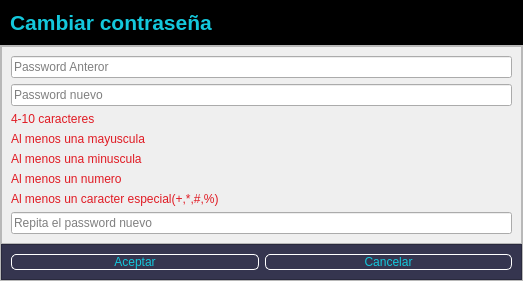
              <widget class="QWidget" name="Cambiarpass">
               <layout class="QVBoxLayout" name="verticalLayout_15" stretch="1,8">
                <property name="spacing">
                 <number>0</number>
                </property>
                <property name="leftMargin">
                 <number>0</number>
                </property>
                <property name="topMargin">
                 <number>0</number>
                </property>
                <property name="rightMargin">
                 <number>0</number>
                </property>
                <property name="bottomMargin">
                 <number>0</number>
                </property>
                <item>
                 <widget class="QFrame" name="frame_14">
                  <property name="styleSheet">
                   <string notr="true">background-color: rgb(0, 0, 0);</string>
                  </property>
                  <property name="frameShape">
                   <enum>QFrame::StyledPanel</enum>
                  </property>
                  <property name="frameShadow">
                   <enum>QFrame::Raised</enum>
                  </property>
                  <layout class="QHBoxLayout" name="horizontalLayout_6">
                   <item>
                    <widget class="QLabel" name="label_7">
                     <property name="styleSheet">
                      <string notr="true">font-size: 16pt;
    font-weight: bold;
    color: rgb(20, 200, 220); /* Color Cián principal */
    background-color: transparent; /* Sin fondo negro */</string>
                     </property>
                     <property name="text">
                      <string>Cambiar contraseña</string>
                     </property>
                    </widget>
                   </item>
                   <item>
                    <spacer name="horizontalSpacer_3">
                     <property name="orientation">
                      <enum>Qt::Horizontal</enum>
                     </property>
                     <property name="sizeHint" stdset="0">
                      <size>
                       <width>301</width>
                       <height>20</height>
                      </size>
                     </property>
                    </spacer>
                   </item>
                  </layout>
                 </widget>
                </item>
                <item>
                 <widget class="QFrame" name="frame_15">
                  <property name="frameShape">
                   <enum>QFrame::StyledPanel</enum>
                  </property>
                  <property name="frameShadow">
                   <enum>QFrame::Raised</enum>
                  </property>
                  <layout class="QVBoxLayout" name="verticalLayout_16" stretch="8,4">
                   <property name="spacing">
                    <number>0</number>
                   </property>
                   <property name="leftMargin">
                    <number>0</number>
                   </property>
                   <property name="topMargin">
                    <number>0</number>
                   </property>
                   <property name="rightMargin">
                    <number>0</number>
                   </property>
                   <property name="bottomMargin">
                    <number>0</number>
                   </property>
                   <item>
                    <widget class="QFrame" name="frame_16">
                     <property name="frameShape">
                      <enum>QFrame::StyledPanel</enum>
                     </property>
                     <property name="frameShadow">
                      <enum>QFrame::Raised</enum>
                     </property>
                     <layout class="QVBoxLayout" name="verticalLayout_17">
                      <item>
                       <widget class="QLineEdit" name="txt_pass_anterior">
                        <property name="placeholderText">
                         <string>Password Anteror</string>
                        </property>
                       </widget>
                      </item>
                      <item>
                       <widget class="QLineEdit" name="txt_pass_nuevo">
                        <property name="placeholderText">
                         <string>Password nuevo</string>
                        </property>
                       </widget>
                      </item>
                      <item>
                       <widget class="QLabel" name="caracter">
                        <property name="styleSheet">
                         <string notr="true">color: rgb(224, 27, 36);</string>
                        </property>
                        <property name="text">
                         <string>4-10 caracteres</string>
                        </property>
                       </widget>
                      </item>
                      <item>
                       <widget class="QLabel" name="mayus">
                        <property name="styleSheet">
                         <string notr="true">color: rgb(224, 27, 36);</string>
                        </property>
                        <property name="text">
                         <string>Al menos una mayuscula</string>
                        </property>
                       </widget>
                      </item>
                      <item>
                       <widget class="QLabel" name="minus">
                        <property name="styleSheet">
                         <string notr="true">color:rgb(224, 27, 36)</string>
                        </property>
                        <property name="text">
                         <string>Al menos una minuscula</string>
                        </property>
                       </widget>
                      </item>
                      <item>
                       <widget class="QLabel" name="numer">
                        <property name="styleSheet">
                         <string notr="true">color: rgb(224, 27, 36);</string>
                        </property>
                        <property name="text">
                         <string>Al menos un numero</string>
                        </property>
                       </widget>
                      </item>
                      <item>
                       <widget class="QLabel" name="caracter_especial">
                        <property name="styleSheet">
                         <string notr="true">color: rgb(224, 27, 36);</string>
                        </property>
                        <property name="text">
                         <string>Al menos un caracter especial(+,*,#,%)</string>
                        </property>
                       </widget>
                      </item>
                      <item>
                       <widget class="QLineEdit" name="txt_pass_repetir">
                        <property name="placeholderText">
                         <string>Repita el password nuevo</string>
                        </property>
                       </widget>
                      </item>
                     </layout>
                    </widget>
                   </item>
                   <item>
                    <widget class="QFrame" name="frame_17">
                     <property name="styleSheet">
                      <string notr="true">QFrame{
background-color:rgb(53,53,79);
}
QPushButton{
font: 87 12pt &quot;Arial Black&quot;;
background-color:#000000ff;
color: rgb(20, 200, 220);
border-radius:5px;
border: 1px solid white;
}

QPushButton:hover {
    background-color: black;
}
</string>
                     </property>
                     <property name="frameShape">
                      <enum>QFrame::StyledPanel</enum>
                     </property>
                     <property name="frameShadow">
                      <enum>QFrame::Raised</enum>
                     </property>
                     <layout class="QHBoxLayout" name="horizontalLayout_7">
                      <item>
                       <widget class="QPushButton" name="btn_aceptar_pass">
                        <property name="text">
                         <string>Aceptar</string>
                        </property>
                       </widget>
                      </item>
                      <item>
                       <widget class="QPushButton" name="btn_cancel_pass">
                        <property name="text">
                         <string>Cancelar</string>
                        </property>
                       </widget>
                      </item>
                     </layout>
                    </widget>
                   </item>
                  </layout>
                 </widget>
                </item>
               </layout>
              </widget>
